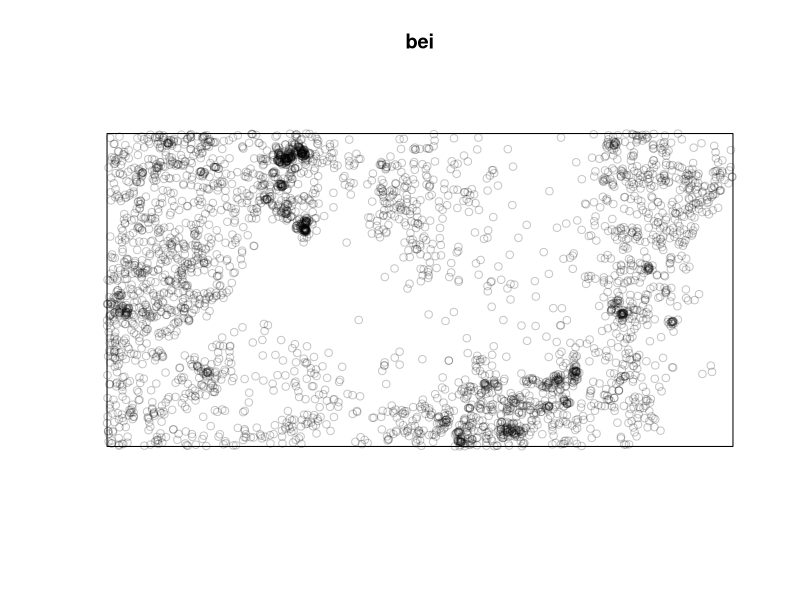
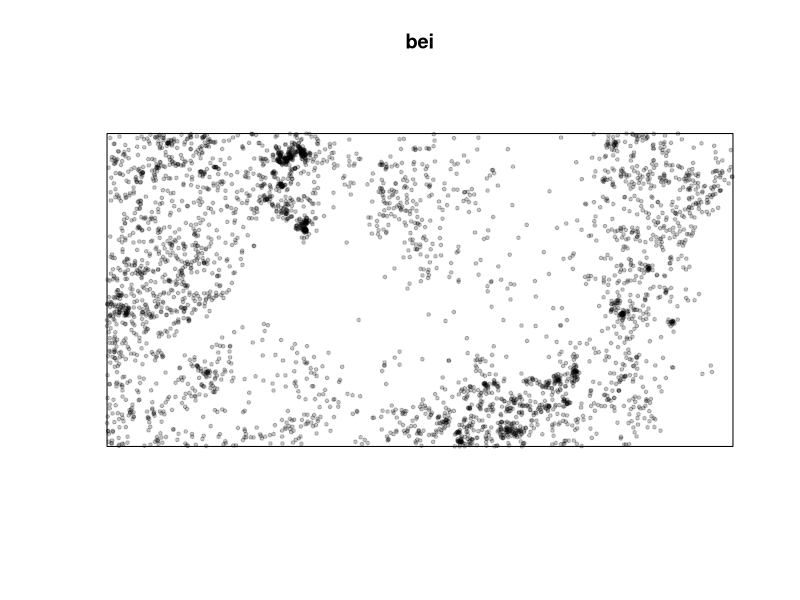
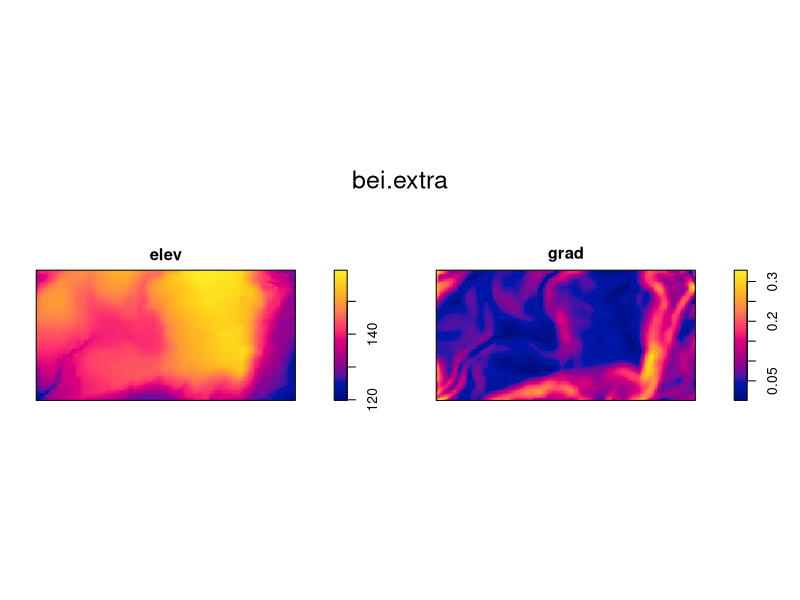
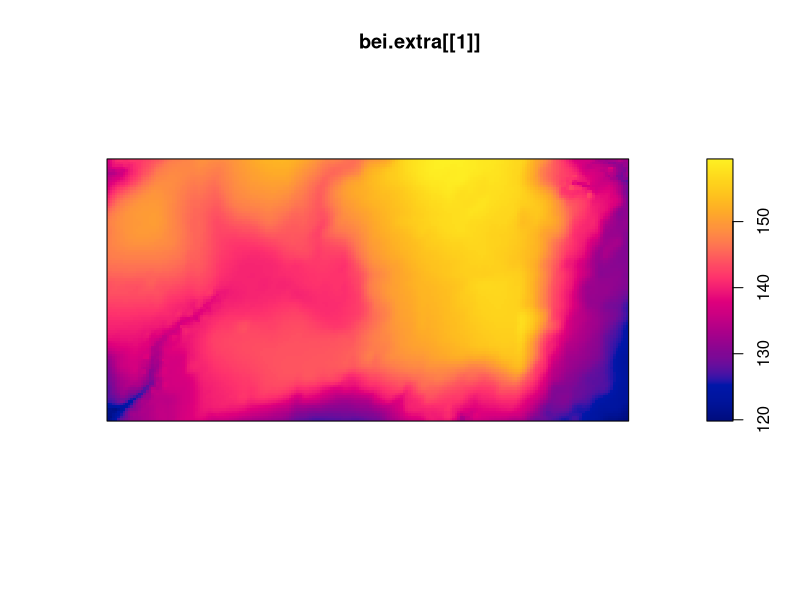
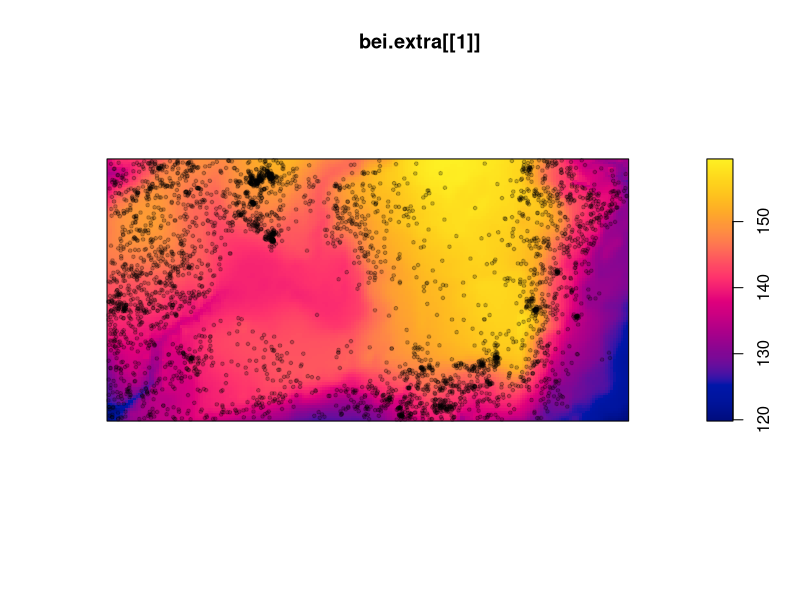
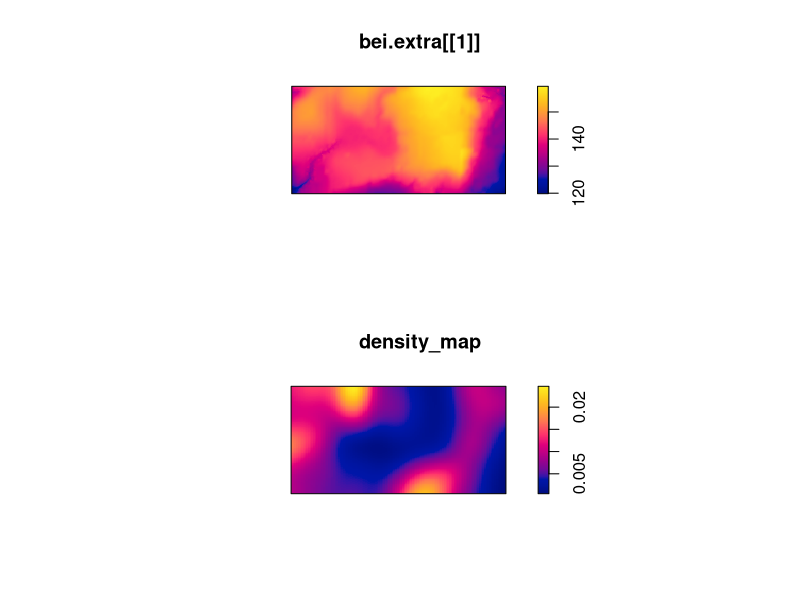

Source code (R) for these figures, in order:
# uinstall.pcakages("spatstat")
library(spatstat)

bei 
plot(bei) 
plot(bei, pch=19, cex=.5) 

bei.extra
plot(bei.extra)
plot(bei.extra[[1]])

plot(bei.extra[[1]])
plot(bei, pch=19, cex=.5, add=T) 

density_map <- density(bei)

par(mfrow=c(2,1))
plot(bei.extra[[1]])
plot(density_map)
